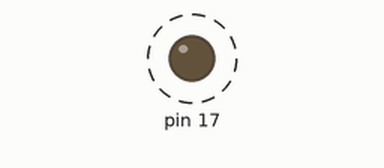
Bench run of a sketch on a simulated Arduino Uno, built with avr-gcc and run on an emulated ATmega328P. Shown: output pins drawn as LEDs (lit = HIGH). Dashed ring = blinking.

Above: at 0.5 s.
Timing chart, 0 to 4.6 s (numbered marks = the images above):
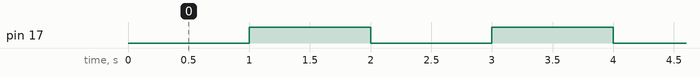

Measured:
- by itself, pin 17: alternates HIGH for 1.0 s and LOW for 1.0 s

The sketch:

11_relay.ino
```cpp
void setup() {
  pinMode(17, OUTPUT);
  Serial.begin(115200);
}

void loop() {
  delay(1000);
  digitalWrite(17, HIGH);
    delay(1000);
    digitalWrite(17,LOW);
}
```
